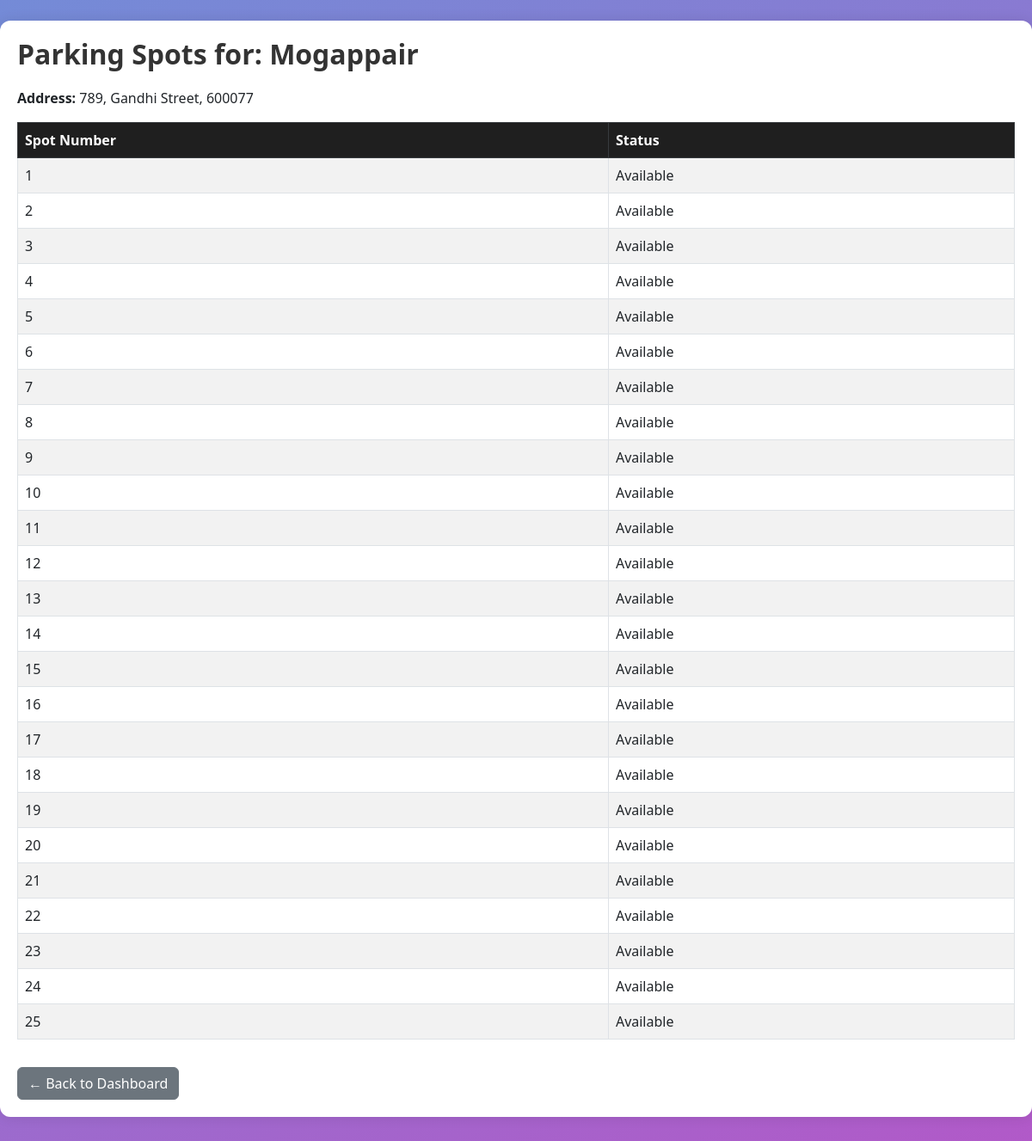
Page /admin/lots/3/spots on the committed database.
### models/models.py (models this page shows)
class ParkingLot(db.Model):
    id = db.Column(db.Integer, primary_key=True)
    name = db.Column(db.String(100), nullable=False)
    address = db.Column(db.String(200), nullable=False)
    pin_code = db.Column(db.String(10), nullable=False)
    price = db.Column(db.Float, nullable=False)
    max_spots = db.Column(db.Integer, nullable=False)
    spots = db.relationship('ParkingSpot', backref='lot')

class ParkingSpot(db.Model):
    id = db.Column(db.Integer, primary_key=True)
    lot_id = db.Column(db.Integer, db.ForeignKey('parking_lot.id'), nullable=False)
    spot_number = db.Column(db.Integer, nullable=False)
    status = db.Column(db.String(1), nullable=False, default='A')  # A = Available, O = Occupied
    reservations = db.relationship('Reservation', backref='spot')

### app.py (the view)
@app.route('/admin/lots/<int:lot_id>/spots')
def view_spots(lot_id):
    lot = ParkingLot.query.get_or_404(lot_id)
    spots = ParkingSpot.query.filter_by(lot_id=lot.id).all()
    return render_template('view_spots.html', lot=lot, spots=spots)

### templates/view_spots.html (shortened to what this page needs)
{% extends 'layout.html' %}
{% set title = "View" %}
{% block content %}
<div class="container mt-4">
    <h2>Parking Spots for: {{ lot.name }}</h2>
    <p><strong>Address:</strong> {{ lot.address }}, {{ lot.pin_code }}</p>
    {% if spots %}
        <table class="table table-bordered table-striped mt-3">
            <thead class="table-dark">
                <tr>
                    <th>Spot Number</th>
                    <th>Status</th>
                </tr>
            </thead>
            <tbody>
                {% for spot in spots %}
                <tr>
                    <td>{{ spot.spot_number }}</td>
                    <td>
                        {% if spot.status == 'A' %}
                            Available
                        {% else %}
                            Occupied
                        {% endif %}
                    </td>
                </tr>
                {% endfor %}
            </tbody>
        </table>
    {% else %}
        <p>No parking spots found.</p>
    {% endif %}
    <a href="{{ url_for('admin_dashboard') }}" class="btn btn-secondary mt-3">← Back to Dashboard</a>
</div>
{% endblock %}

### static/css/edit_lot.css (style rules this page uses)
body { font-family: 'Segoe UI', Tahoma, Geneva, Verdana, sans-serif; margin: 0; background-image: linear-gradient(150deg, #748bd7, #ba52c6); padding: 0; height: 200vh; }
.container { max-width: 1200px; margin: 40px auto; padding: 20px; background-color: white; border-radius: 12px; box-shadow: 0 0 15px rgba(0,0,0,0.1); }
h2, h3 { font-weight: 600; color: #333; margin-bottom: 20px; }
.table th { background-color: #1f1f1f; color: white; font-weight: 600; }
.table td, .table th { vertical-align: middle; }

### rows in the picture
ParkingLot: name "Mogappair", address "789, Gandhi Street", pin_code "600077"
ParkingSpot: spot_number "1", status "Available"
ParkingSpot: spot_number "2", status "Available"
ParkingSpot: spot_number "3", status "Available"
ParkingSpot: spot_number "4", status "Available"
ParkingSpot: spot_number "5", status "Available"
ParkingSpot: spot_number "6", status "Available"
ParkingSpot: spot_number "7", status "Available"
ParkingSpot: spot_number "8", status "Available"
ParkingSpot: spot_number "9", status "Available"
ParkingSpot: spot_number "10", status "Available"
ParkingSpot: spot_number "11", status "Available"
ParkingSpot: spot_number "12", status "Available"
ParkingSpot: spot_number "13", status "Available"
ParkingSpot: spot_number "14", status "Available"
ParkingSpot: spot_number "15", status "Available"
ParkingSpot: spot_number "16", status "Available"
ParkingSpot: spot_number "17", status "Available"
ParkingSpot: spot_number "18", status "Available"
ParkingSpot: spot_number "19", status "Available"
ParkingSpot: spot_number "20", status "Available"
ParkingSpot: spot_number "21", status "Available"
ParkingSpot: spot_number "22", status "Available"
ParkingSpot: spot_number "23", status "Available"
ParkingSpot: spot_number "24", status "Available"
ParkingSpot: spot_number "25", status "Available"
